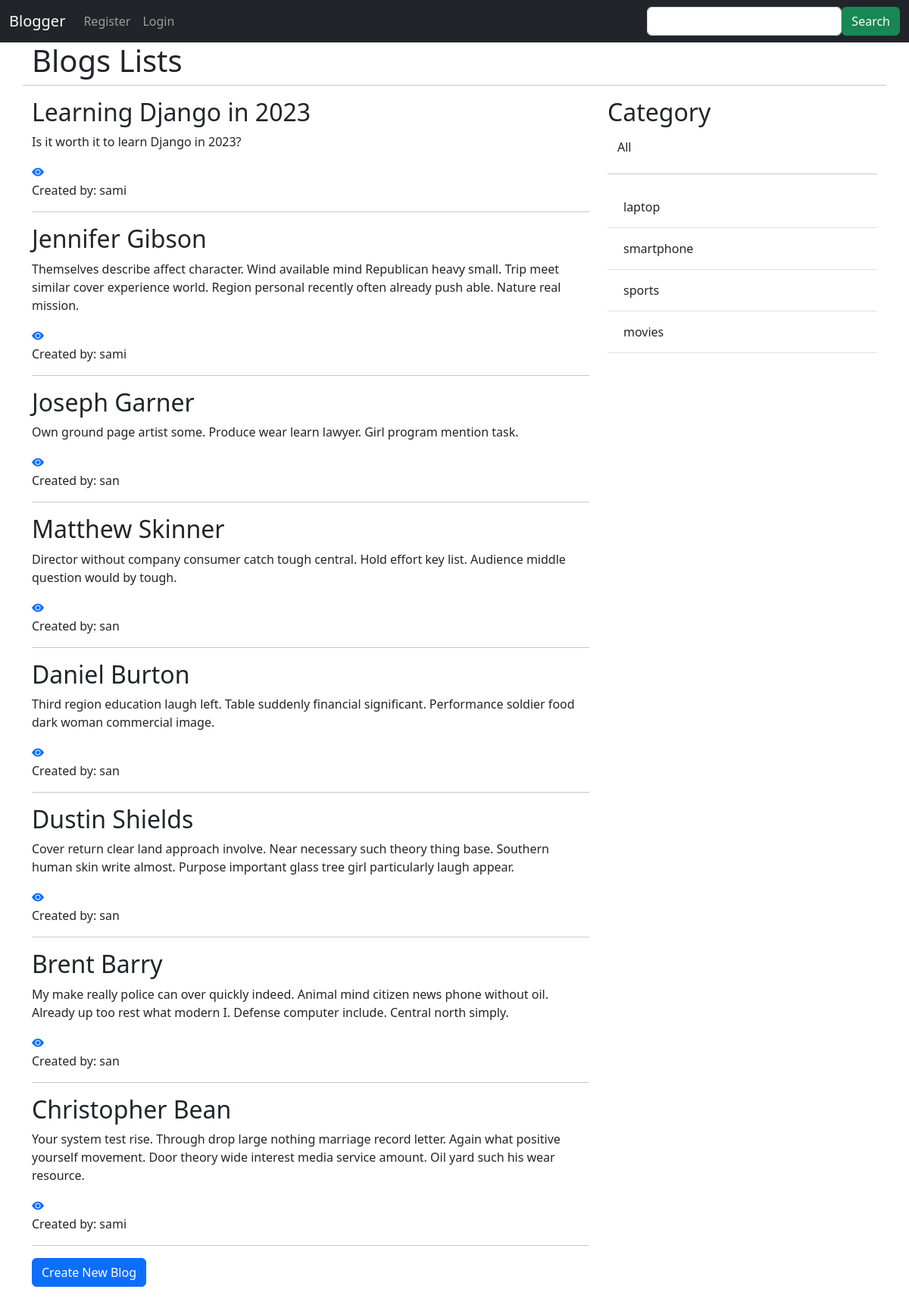
The page /?category=laptop on the database its author committed.
### blog/models.py (models this page shows, shortened)
class Blog(models.Model):
    title = models.CharField(max_length=100)
    description = models.TextField(max_length=700)
    created_date = models.DateTimeField(default=timezone.now)
    category = models.ForeignKey(Category, on_delete=models.CASCADE, default=True, null=False)
    created_by = models.ForeignKey(User, related_name='blogs', on_delete=models.CASCADE, null=True)

class Category(models.Model):
    name = models.CharField(max_length=255)

### blog/views.py (the view)
# urls.py: path('', views.index_view, name='index'),
def index_view(request):
    category=request.GET.get('category')
    if category == None:
        p = Paginator(Blog.objects.all().order_by('-created_date'), 10)
        page = request.GET.get('page')
        blogs = p.get_page(page)
    else:
        p = Paginator(Blog.objects.filter(category__name=category).order_by('-created_date'), 10)
        page = request.GET.get('page')
        blogs=p.get_page(page)
    categories=Category.objects.all()
    return render(request, 'blog/index_view.html', {'blogs': blogs, 'categories': categories})

### blog/templates/blog/index_view.html (shortened to what this page needs)
<!DOCTYPE html>
<html>
<head>
</head>
<body>
    {% extends 'blog/base.html' %}
    {% block content %}
      <div class="container">
        <div class="row">
          <h1>Blogs Lists</h1>
          <hr />
          <div class="col-sm-8">
            {% for blog in blogs %}
              <h2>{{blog.title}}</h2>
              <p>{{blog.description}}</p>
              <a href="show/{{blog.id}}"><i class="bi bi-eye-fill"></i></a>&nbsp;&nbsp;&nbsp;&nbsp;&nbsp;&nbsp;&nbsp;&nbsp;&nbsp;
              <p>Created by: {{blog.created_by}}</p>
              <hr />
            {% endfor %}
            <a href="new" class="btn btn-primary">Create New Blog</a>
            <br />
            <br />
            <br />
            <br />
            <br />
            <br />
            <br />
            <br />
          </div>
          <div class="col-sm-4">
            <h2>Category</h2>
            <table class="table">
              <a href="{% url 'index' %}" class="btn btn-default">All</a><br />
              <hr />
              {% for category in categories %}
              <tbody>
                <tr>
                  <td>
                    <a href="{% url 'index' %}?category={{category.name}}" class="btn btn-default">{{category.name}}</a>
                    <br />
                  </td>
                </tr>
              </tbody>
              {% endfor %}
            </table>
          </div>
        </div>
      </div>
    {% endblock %}

### rows shown on the page
Blog: title "Learning Django in 2023", description "Is it worth it to learn Django in 2023?", created_by "sami"
Blog: title "Jennifer Gibson", description "Themselves describe affect character. Wind available mind Republican heavy small. Trip meet similar cover experience world. Region personal recently often already push able. Nature real mission.", created_by "sami"
Blog: title "Joseph Garner", description "Own ground page artist some. Produce wear learn lawyer. Girl program mention task.", created_by "san"
Blog: title "Matthew Skinner", description "Director without company consumer catch tough central. Hold effort key list. Audience middle question would by tough.", created_by "san"
Blog: title "Daniel Burton", description "Third region education laugh left. Table suddenly financial significant. Performance soldier food dark woman commercial image.", created_by "san"
Blog: title "Dustin Shields", description "Cover return clear land approach involve. Near necessary such theory thing base. Southern human skin write almost. Purpose important glass tree girl particularly laugh appear.", created_by "san"
Blog: title "Brent Barry", description "My make really police can over quickly indeed. Animal mind citizen news phone without oil. Already up too rest what modern I. Defense computer include. Central north simply.", created_by "san"
Blog: title "Christopher Bean", description "Your system test rise. Through drop large nothing marriage record letter. Again what positive yourself movement. Door theory wide interest media service amount. Oil yard such his wear resource.", created_by "sami"
Category: name "laptop"
Category: name "smartphone"
Category: name "sports"
Category: name "movies"
